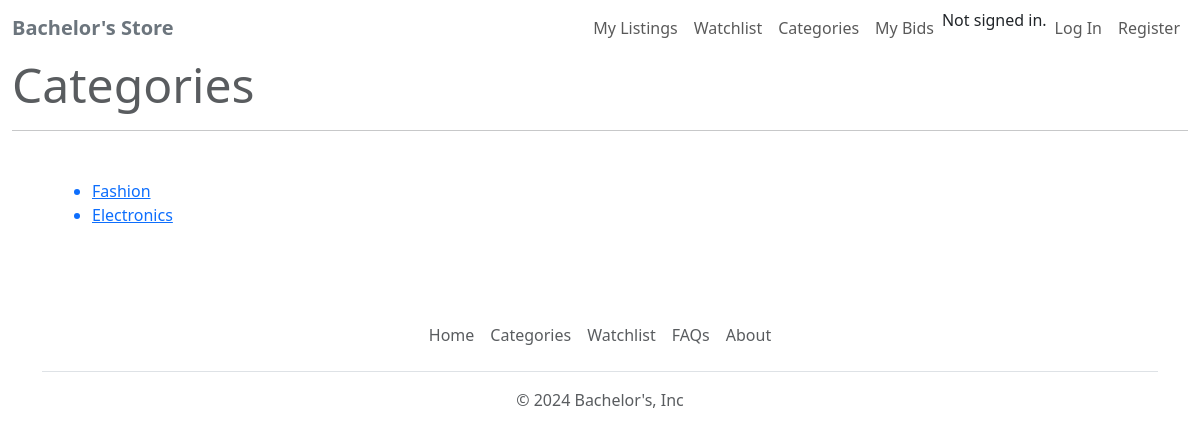
Page /categories on the earlier database version.
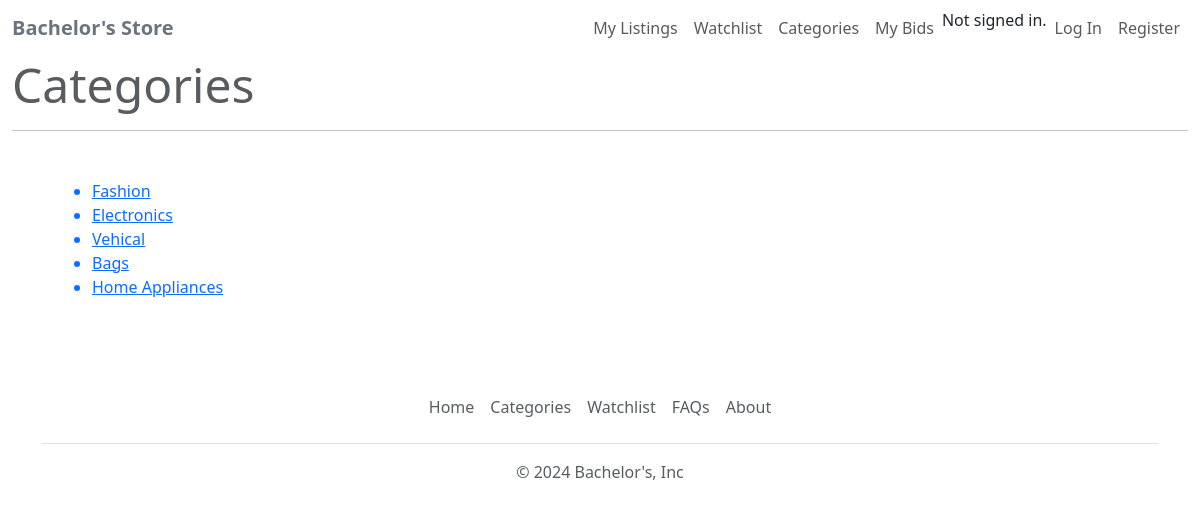
Same page on the later database version.
### auctions/models.py (models this page shows)
class category(models.Model):
    category_title = models.CharField(max_length=50, blank=False)
    product_id = models.ManyToManyField(list_item)

### auctions/views.py (the view)
# urls.py: path("categories", views.categories_view, name="categories_view"),
def categories_view(request):
    try:
        categories = category.objects.values('category_title').distinct()
        return render(request, "auctions/categories.html", {"ctg": categories})
    except:
        return render(request,"auctions/categories.html", {"ctg": None})

### auctions/templates/auctions/categories.html (shortened to what this page needs)
{% extends "auctions/layout.html" %}
{% block body %}
    <div class="container-xxl">
        <div class="row">
            <div class="col">
                <h2 class="display-5 text-muted">Categories </h2>
                <hr>
                <ul class="m-5">
                    {% for i in ctg %}
                        <a href="/categories/{{ i.category_title }}">
                            <li> {{ i.category_title }}</li>
                        </a>
                    {% endfor %}
                </ul>
            </div>
        </div>
    </div>
{% endblock %}

### auctions/templates/auctions/layout.html (shortened to what this page needs)
{% load static %}
<!DOCTYPE html>
<html lang="en">
<head>
    <link href="https://cdn.jsdelivr.net/npm/bootstrap@5.3.2/dist/css/bootstrap.min.css" rel="stylesheet"
>
</head>
<body>
    <nav class="navbar navbar-expand-md navbar-light m-6 p-6">
        <div class="container-xxl">
            <a href="{% url 'index' %}" class="navbar-brand">
                <span class="fw-bold text-secondary">Bachelor's Store</span>
            </a>
            <div class="collapse navbar-collapse justify-content-end" id="navbarNav">
                <ul class="navbar-nav">
                    <li class="nav-item">
                        <a class="nav-link" href="{% url 'my_listing' %}">My Listings </a>
                    </li>
                    <li class="nav-item">
                        <a class="nav-link" href="{% url 'watchlistPage_view' %}">Watchlist</a>
                    </li>
                    <li class="nav-item">
                        <a class="nav-link" href="{% url 'categories_view' %}">Categories</a>
                    </li>
                    <li class="nav-item">
                        <a class="nav-link" href="{% url 'bidding_view' %}">My Bids</a>
                    </li>
                    <li class="nav-item">
                      {% if user.is_authenticated %}
                            <a class="nav-link fw-light" href="#">Signed in as <span class="fw-bold">{{ user.username }}</span></a>
                      {% else %}
                          Not signed in.
                      {% endif %}
                    </li>
                      {% if user.is_authenticated %}
                          <li class="nav-item">
                              <a class="nav-link" href="{% url 'logout' %}">Log Out</a>
                          </li>
                      {% else %}
                          <li class="nav-item">
                              <a class="nav-link" href="{% url 'login' %}">Log In</a>
                          </li>
                          <li class="nav-item">
                              <a class="nav-link" href="{% url 'register' %}">Register</a>
                          </li>
                      {% endif %}
                </ul>
            </div>
        </div>
    </nav>
    {% block body%}
    {% endblock %}
    <div class="container">
      <footer class="py-3 my-4">
        <ul class="nav justify-content-center border-bottom pb-3 mb-3">
          <li class="nav-item"><a href="{% url 'index' %}" class="nav-link px-2 text-body-secondary">Home</a></li>
          <li class="nav-item"><a href="{% url 'categories_view' %}" class="nav-link px-2 text-body-secondary">Categories</a></li>
          <li class="nav-item"><a href="{% url 'watchlistPage_view' %}" class="nav-link px-2 text-body-secondary">Watchlist</a></li>
          <li class="nav-item"><a href="#" class="nav-link px-2 text-body-secondary">FAQs</a></li>
          <li class="nav-item"><a href="#" class="nav-link px-2 text-body-secondary">About</a></li>
        </ul>
        <p class="text-center text-body-secondary">&copy; 2024 Bachelor's, Inc</p>
      </footer>
    </div>
</body>
</html>

Differences in the rows shown:
added category: category_title "Vehical"
added category: category_title "Bags"
added category: category_title "Home Appliances"
